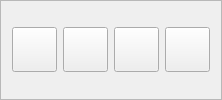
                       <widget class="QFrame" name="bookPageBtnsFrame">
                        <property name="frameShape">
                         <enum>QFrame::StyledPanel</enum>
                        </property>
                        <property name="frameShadow">
                         <enum>QFrame::Raised</enum>
                        </property>
                        <layout class="QHBoxLayout" name="horizontalLayout_28">
                         <item>
                          <widget class="QPushButton" name="toggleFavoriteBtn">
                           <property name="sizePolicy">
                            <sizepolicy hsizetype="Fixed" vsizetype="Fixed">
                             <horstretch>0</horstretch>
                             <verstretch>0</verstretch>
                            </sizepolicy>
                           </property>
                           <property name="minimumSize">
                            <size>
                             <width>45</width>
                             <height>45</height>
                            </size>
                           </property>
                           <property name="maximumSize">
                            <size>
                             <width>45</width>
                             <height>45</height>
                            </size>
                           </property>
                           <property name="toolTip">
                            <string>Добавить в избранное</string>
                           </property>
                           <property name="text">
                            <string/>
                           </property>
                           <property name="icon">
                            <iconset resource="resources/icons.qrc">
                             <normaloff>:/other/star.svg</normaloff>:/other/star.svg</iconset>
                           </property>
                           <property name="iconSize">
                            <size>
                             <width>30</width>
                             <height>30</height>
                            </size>
                           </property>
                          </widget>
                         </item>
                         <item>
                          <widget class="QPushButton" name="saveBtn">
                           <property name="sizePolicy">
                            <sizepolicy hsizetype="Fixed" vsizetype="Fixed">
                             <horstretch>0</horstretch>
                             <verstretch>0</verstretch>
                            </sizepolicy>
                           </property>
                           <property name="minimumSize">
                            <size>
                             <width>45</width>
                             <height>45</height>
                            </size>
                           </property>
                           <property name="maximumSize">
                            <size>
                             <width>45</width>
                             <height>45</height>
                            </size>
                           </property>
                           <property name="toolTip">
                            <string>Скачать книгу</string>
                           </property>
                           <property name="text">
                            <string/>
                           </property>
                           <property name="icon">
                            <iconset resource="resources/icons.qrc">
                             <normaloff>:/other/download.svg</normaloff>:/other/download.svg</iconset>
                           </property>
                           <property name="iconSize">
                            <size>
                             <width>30</width>
                             <height>30</height>
                            </size>
                           </property>
                          </widget>
                         </item>
                         <item>
                          <widget class="QPushButton" name="deleteBtn">
                           <property name="sizePolicy">
                            <sizepolicy hsizetype="Fixed" vsizetype="Fixed">
                             <horstretch>0</horstretch>
                             <verstretch>0</verstretch>
                            </sizepolicy>
                           </property>
                           <property name="minimumSize">
                            <size>
                             <width>45</width>
                             <height>45</height>
                            </size>
                           </property>
                           <property name="maximumSize">
                            <size>
                             <width>45</width>
                             <height>45</height>
                            </size>
                           </property>
                           <property name="toolTip">
                            <string>Удалить книгу</string>
                           </property>
                           <property name="text">
                            <string/>
                           </property>
                           <property name="icon">
                            <iconset resource="resources/icons.qrc">
                             <normaloff>:/other/trash.svg</normaloff>:/other/trash.svg</iconset>
                           </property>
                           <property name="iconSize">
                            <size>
                             <width>30</width>
                             <height>30</height>
                            </size>
                           </property>
                          </widget>
                         </item>
                         <item>
                          <widget class="QPushButton" name="changeDriverBtn">
                           <property name="sizePolicy">
                            <sizepolicy hsizetype="Fixed" vsizetype="Fixed">
                             <horstretch>0</horstretch>
                             <verstretch>0</verstretch>
                            </sizepolicy>
                           </property>
                           <property name="minimumSize">
                            <size>
                             <width>45</width>
                             <height>45</height>
                            </size>
                           </property>
                           <property name="maximumSize">
                            <size>
                             <width>45</width>
                             <height>45</height>
                            </size>
                           </property>
                           <property name="toolTip">
                            <string>Изменить источник</string>
                           </property>
                           <property name="text">
                            <string/>
                           </property>
                           <property name="icon">
                            <iconset resource="resources/icons.qrc">
                             <normaloff>:/other/hdd.svg</normaloff>:/other/hdd.svg</iconset>
                           </property>
                           <property name="iconSize">
                            <size>
                             <width>30</width>
                             <height>30</height>
                            </size>
                           </property>
                          </widget>
                         </item>
                        </layout>
                       </widget>
